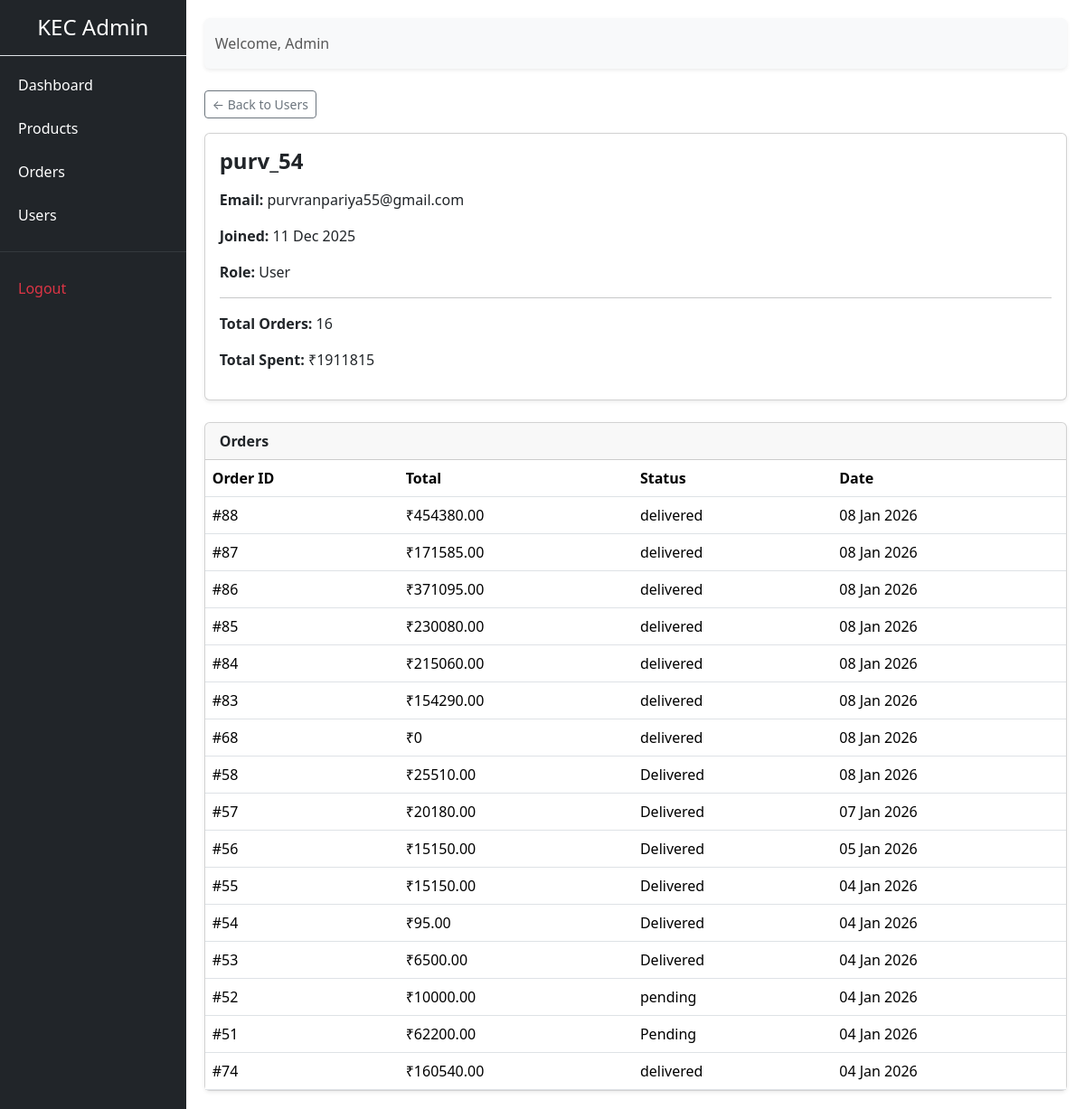
/admin-panel/users/2/ (signed in), run on an earlier commit of the app's database.
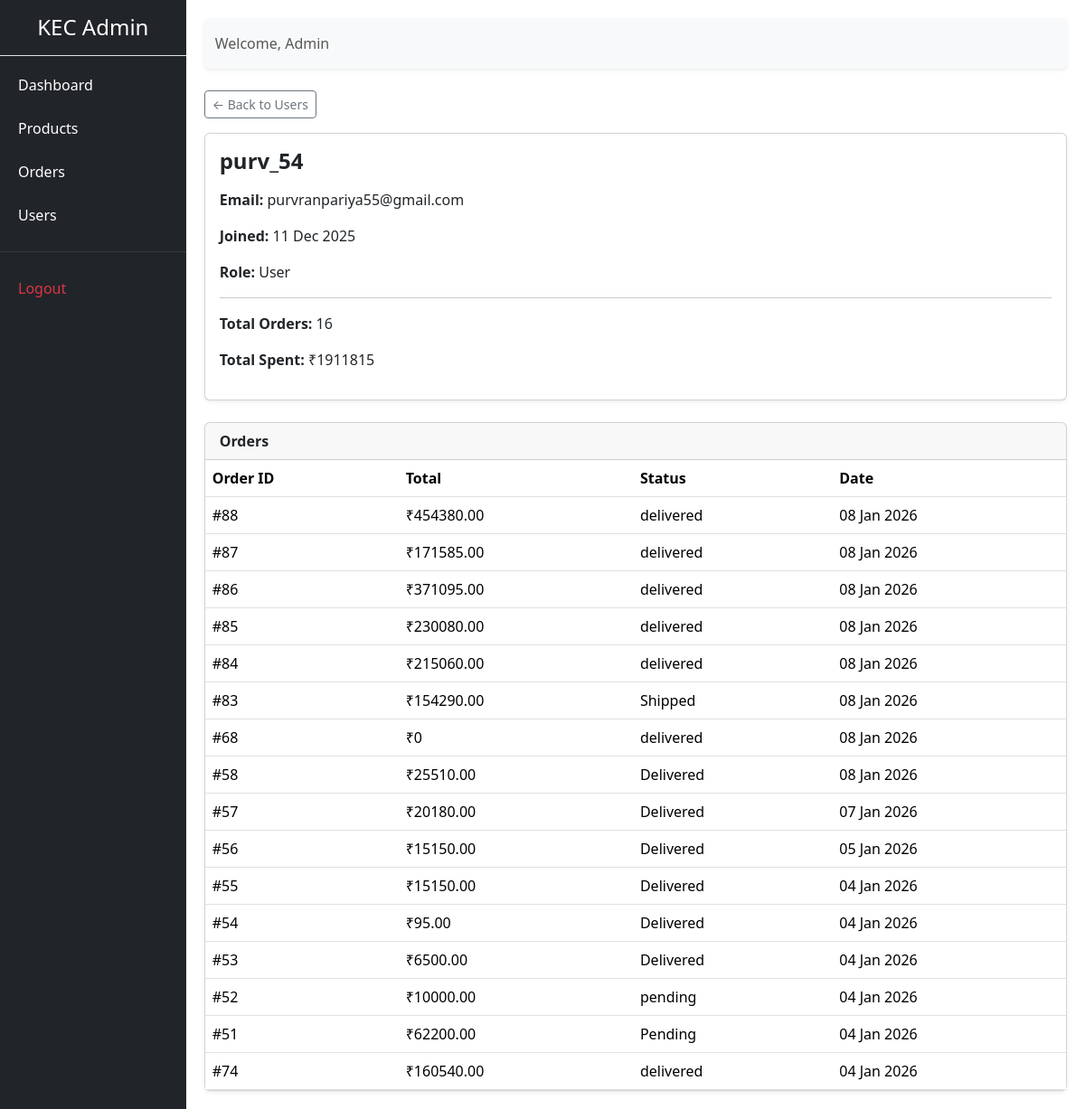
And on a later commit of the database.
### store/models.py (models this page shows, shortened)
class Order(models.Model):
    STATUS_CHOICES = (
        ('pending', 'Pending'),
        ('shipped', 'Shipped'),
        ('delivered', 'Delivered'),
        ('confirmed', 'Confirmed'),
        ('cancelled', 'Cancelled'),
    )
    PAYMENT_STATUS = (
        ('pending', 'Pending'),
        ('paid', 'Paid'),
        ('failed', 'Failed'),
    )
    PAYMENT_METHOD = (
        ('cod', 'Cash On Delivery'),
        ('razorpay', 'Razorpay'),
    )
    user = models.ForeignKey(User, on_delete=models.SET_NULL, null=True, blank=True)
    full_name = models.CharField(max_length=200)
    email = models.EmailField()
    phone = models.CharField(max_length=15)
    address = models.TextField()
    city = models.CharField(max_length=100)
    pincode = models.CharField(max_length=10)
    notes = models.TextField(blank=True, null=True)
    status = models.CharField(max_length=20, choices=STATUS_CHOICES, default='pending')
    payment_method = models.CharField(max_length=20, choices=PAYMENT_METHOD, null=True,blank=True)
    payment_status = models.CharField(max_length=20, choices=PAYMENT_STATUS, default='pending')
    razorpay_order_id = models.CharField(max_length=100, blank=True, null=True)
    razorpay_payment_id = models.CharField(max_length=100, blank=True, null=True)
    razorpay_signature = models.CharField(max_length=200, blank=True, null=True)
    created_at = models.DateTimeField(auto_now_add=True)
    @property
    def total_amount(self):
        return sum(item.subtotal for item in self.items.all())

class OrderItem(models.Model):
    order = models.ForeignKey(Order, on_delete=models.CASCADE, related_name="items")
    product = models.ForeignKey(Product, on_delete=models.SET_NULL, null=True)
    quantity = models.PositiveIntegerField(default=1)
    price = models.DecimalField(max_digits=10, decimal_places=2)
    @property
    def subtotal(self):
        return self.quantity * self.price

### adminpanel/views.py (the view)
# urls.py: path('users/<int:id>/', views.user_detail, name='user_detail'),
@login_required(login_url='adminpanel:login')
@user_passes_test(is_admin)
def user_detail(request, id):
    user = get_object_or_404(User, id=id)
    orders = Order.objects.filter(user=user).order_by('-created_at')
    total_orders = orders.count()
    total_spent = OrderItem.objects.filter(
        order__user=user
    ).aggregate(
        total=Sum(F('price') * F('quantity'))
    )['total'] or 0
    context = {
        'user_obj': user,
        'orders': orders,
        'total_orders': total_orders,
        'total_spent': total_spent,
    }
    return render(request, 'adminpanel/users/user_detail.html', context)

### adminpanel/views.py (called while the page is built)
def is_admin(user):
    return user.is_authenticated and user.is_staff

### store/context_processors.py (called while the page is built)
def wishlist_count(request):
    if request.user.is_authenticated:
        count = Wishlist.objects.filter(user=request.user).count()
    else:
        count = 0
    return {'wishlist_count': count}

### adminpanel/templates/adminpanel/users/user_detail.html (shortened to what this page needs)
{% extends 'adminpanel/base.html' %}
{% block content %}
<a href="{% url 'adminpanel:user_list' %}" class="btn btn-sm btn-outline-secondary mb-3">
    ← Back to Users
</a>
<div class="card shadow-sm mb-4">
    <div class="card-body">
        <h4 class="fw-bold mb-3">{{ user_obj.username }}</h4>
        <p><strong>Email:</strong> {{ user_obj.email|default:"—" }}</p>
        <p><strong>Joined:</strong> {{ user_obj.date_joined|date:"d M Y" }}</p>
        <p>
            <strong>Role:</strong>
            {% if user_obj.is_superuser %}
                Superuser
            {% elif user_obj.is_staff %}
                Staff
            {% else %}
                User
            {% endif %}
        </p>
        <hr>
        <p><strong>Total Orders:</strong> {{ total_orders }}</p>
        <p><strong>Total Spent:</strong> ₹{{ total_spent }}</p>
    </div>
</div>
<div class="card shadow-sm">
    <div class="card-header fw-bold">Orders</div>
    <div class="card-body p-0">
        <table class="table mb-0">
            <thead>
                <tr>
                    <th>Order ID</th>
                    <th>Total</th>
                    <th>Status</th>
                    <th>Date</th>
                </tr>
            </thead>
            <tbody>
                {% for order in orders %}
                <tr>
                    <td>#{{ order.id }}</td>
                    <td>₹{{ order.total_amount }}</td>
                    <td>{{ order.status }}</td>
                    <td>{{ order.created_at|date:"d M Y" }}</td>
                </tr>
                {% empty %}
                <tr>
                    <td colspan="4" class="text-center text-muted py-3">
                        No orders yet
                    </td>
                </tr>
                {% endfor %}
            </tbody>
        </table>
    </div>
</div>
{% endblock %}

What changed in the data, as far as the page shows it:
changed Order id 83: status "delivered" → "Shipped"
